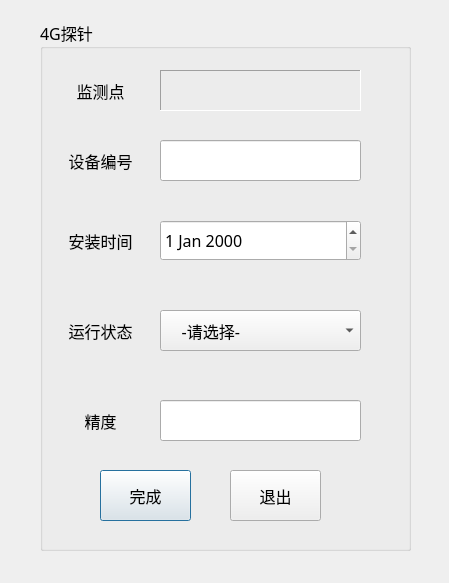
<?xml version="1.0" encoding="UTF-8"?>
<ui version="4.0">
 <class>equipment2</class>
 <widget class="QDialog" name="equipment2">
  <property name="geometry">
   <rect>
    <x>0</x>
    <y>0</y>
    <width>449</width>
    <height>583</height>
   </rect>
  </property>
  <property name="windowTitle">
   <string>Dialog</string>
  </property>
  <widget class="QGroupBox" name="groupBox">
   <property name="geometry">
    <rect>
     <x>40</x>
     <y>20</y>
     <width>371</width>
     <height>531</height>
    </rect>
   </property>
   <property name="font">
    <font>
     <family>幼圆</family>
     <pointsize>12</pointsize>
    </font>
   </property>
   <property name="title">
    <string>4G探针</string>
   </property>
   <widget class="QLabel" name="label_8">
    <property name="geometry">
     <rect>
      <x>10</x>
      <y>120</y>
      <width>101</width>
      <height>41</height>
     </rect>
    </property>
    <property name="midLineWidth">
     <number>0</number>
    </property>
    <property name="text">
     <string>设备编号</string>
    </property>
    <property name="alignment">
     <set>Qt::AlignCenter</set>
    </property>
   </widget>
   <widget class="QLabel" name="label_9">
    <property name="geometry">
     <rect>
      <x>10</x>
      <y>200</y>
      <width>101</width>
      <height>41</height>
     </rect>
    </property>
    <property name="midLineWidth">
     <number>0</number>
    </property>
    <property name="text">
     <string>安装时间</string>
    </property>
    <property name="alignment">
     <set>Qt::AlignCenter</set>
    </property>
   </widget>
   <widget class="QLabel" name="label_10">
    <property name="geometry">
     <rect>
      <x>10</x>
      <y>290</y>
      <width>101</width>
      <height>41</height>
     </rect>
    </property>
    <property name="midLineWidth">
     <number>0</number>
    </property>
    <property name="text">
     <string>运行状态</string>
    </property>
    <property name="alignment">
     <set>Qt::AlignCenter</set>
    </property>
   </widget>
   <widget class="QPushButton" name="pushButton">
    <property name="geometry">
     <rect>
      <x>60</x>
      <y>450</y>
      <width>91</width>
      <height>51</height>
     </rect>
    </property>
    <property name="text">
     <string>完成</string>
    </property>
   </widget>
   <widget class="QPushButton" name="pushButton_2">
    <property name="geometry">
     <rect>
      <x>190</x>
      <y>450</y>
      <width>91</width>
      <height>51</height>
     </rect>
    </property>
    <property name="text">
     <string>退出</string>
    </property>
   </widget>
   <widget class="QComboBox" name="state">
    <property name="geometry">
     <rect>
      <x>120</x>
      <y>290</y>
      <width>201</width>
      <height>41</height>
     </rect>
    </property>
    <item>
     <property name="text">
      <string>    -请选择-</string>
     </property>
    </item>
    <item>
     <property name="text">
      <string>运行中</string>
     </property>
     <property name="icon">
      <iconset resource="ttt.qrc">
       <normaloff>:/new/prefix1/DuiHao.png</normaloff>:/new/prefix1/DuiHao.png</iconset>
     </property>
    </item>
    <item>
     <property name="text">
      <string>设备故障</string>
     </property>
     <property name="icon">
      <iconset resource="ttt.qrc">
       <normaloff>:/new/prefix1/JianHao.png</normaloff>:/new/prefix1/JianHao.png</iconset>
     </property>
    </item>
    <item>
     <property name="text">
      <string>已停用</string>
     </property>
     <property name="icon">
      <iconset resource="ttt.qrc">
       <normaloff>:/new/prefix1/Cha.png</normaloff>:/new/prefix1/Cha.png</iconset>
     </property>
    </item>
   </widget>
   <widget class="QDateEdit" name="dateEdit">
    <property name="geometry">
     <rect>
      <x>120</x>
      <y>200</y>
      <width>201</width>
      <height>41</height>
     </rect>
    </property>
   </widget>
   <widget class="QLineEdit" name="lineEdit">
    <property name="geometry">
     <rect>
      <x>120</x>
      <y>120</y>
      <width>201</width>
      <height>41</height>
     </rect>
    </property>
    <property name="font">
     <font>
      <family>华文宋体</family>
      <pointsize>12</pointsize>
     </font>
    </property>
   </widget>
   <widget class="QLineEdit" name="lineEdit_2">
    <property name="geometry">
     <rect>
      <x>120</x>
      <y>380</y>
      <width>201</width>
      <height>41</height>
     </rect>
    </property>
    <property name="font">
     <font>
      <family>华文宋体</family>
      <pointsize>12</pointsize>
     </font>
    </property>
   </widget>
   <widget class="QLabel" name="label_11">
    <property name="geometry">
     <rect>
      <x>10</x>
      <y>380</y>
      <width>101</width>
      <height>41</height>
     </rect>
    </property>
    <property name="midLineWidth">
     <number>0</number>
    </property>
    <property name="text">
     <string>精度</string>
    </property>
    <property name="alignment">
     <set>Qt::AlignCenter</set>
    </property>
   </widget>
   <widget class="QLabel" name="label_12">
    <property name="geometry">
     <rect>
      <x>10</x>
      <y>50</y>
      <width>101</width>
      <height>41</height>
     </rect>
    </property>
    <property name="midLineWidth">
     <number>0</number>
    </property>
    <property name="text">
     <string>监测点</string>
    </property>
    <property name="alignment">
     <set>Qt::AlignCenter</set>
    </property>
   </widget>
   <widget class="QLabel" name="longit">
    <property name="geometry">
     <rect>
      <x>120</x>
      <y>50</y>
      <width>201</width>
      <height>41</height>
     </rect>
    </property>
    <property name="font">
     <font>
      <family>华文宋体</family>
      <pointsize>13</pointsize>
     </font>
    </property>
    <property name="frameShape">
     <enum>QFrame::Panel</enum>
    </property>
    <property name="frameShadow">
     <enum>QFrame::Sunken</enum>
    </property>
    <property name="text">
     <string/>
    </property>
   </widget>
  </widget>
 </widget>
 <resources>
  <include location="ttt.qrc"/>
 </resources>
 <connections/>
</ui>
